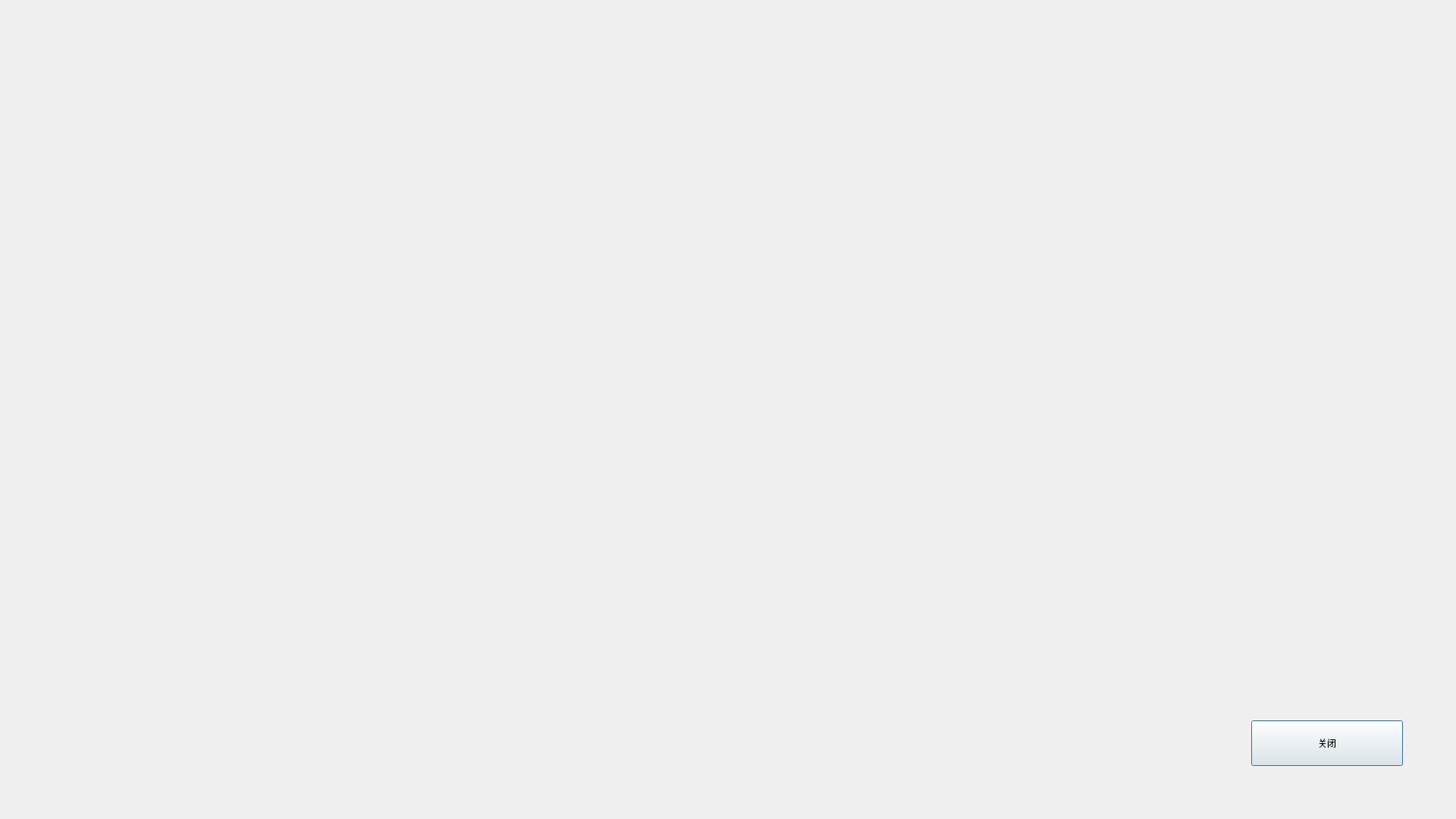
<?xml version="1.0" encoding="UTF-8"?>
<ui version="4.0">
 <class>dis_map</class>
 <widget class="QDialog" name="dis_map">
  <property name="geometry">
   <rect>
    <x>0</x>
    <y>0</y>
    <width>1920</width>
    <height>1080</height>
   </rect>
  </property>
  <property name="windowTitle">
   <string>Dialog</string>
  </property>
  <widget class="QPushButton" name="return_btn">
   <property name="geometry">
    <rect>
     <x>1650</x>
     <y>950</y>
     <width>200</width>
     <height>60</height>
    </rect>
   </property>
   <property name="text">
    <string>关闭</string>
   </property>
  </widget>
 </widget>
 <resources/>
 <connections>
  <connection>
   <sender>return_btn</sender>
   <signal>clicked()</signal>
   <receiver>dis_map</receiver>
   <slot>accept()</slot>
   <hints>
    <hint type="sourcelabel">
     <x>1804</x>
     <y>979</y>
    </hint>
    <hint type="destinationlabel">
     <x>1666</x>
     <y>676</y>
    </hint>
   </hints>
  </connection>
 </connections>
</ui>
